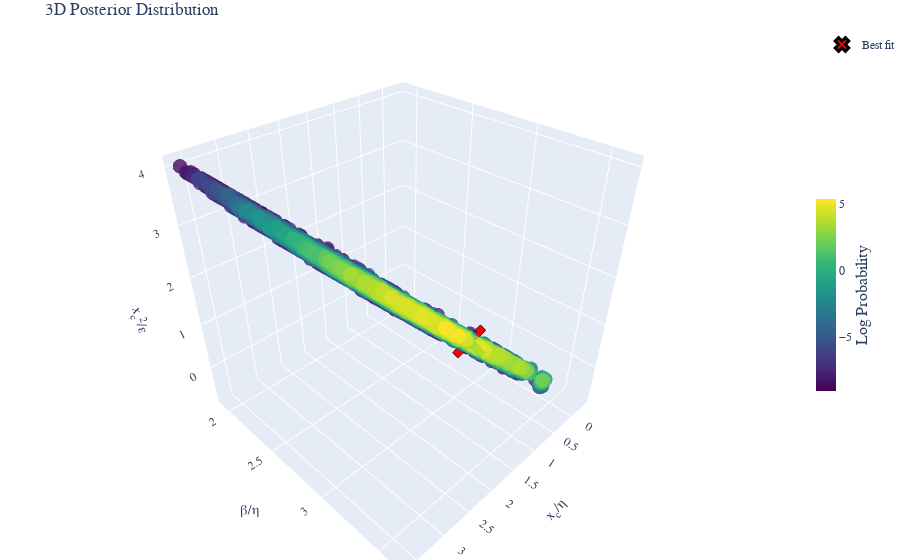

This figure's notebook cell:
### Code cell
post.bins =None
fig =post.plot_posterior3D_interactive([0,1,2],labels=["$x_c/\\eta$","$\\beta/\\eta$","$x_c^2/\\epsilon$","$x_c$","ExtH"], truths=np.log(best_theta_trans),truth_label="Best fit" )
# Save the figure using matplotlib's savefig instead of plotly's write_image
fig.show()
# Save the figure as HTML
html_file_name=file.replace('_post.csv','_3D')
html_path = os.path.join(Products_folder, 'html_3d_plots', f'{html_file_name}.html')
# Create directory if it doesn't exist
os.makedirs(os.path.dirname(html_path), exist_ok=True)
fig.write_html(html_path)

### Figure 1 — Plotly figure (JSON) as saved in the notebook; plotly's stock layout.template omitted (floating-point values rounded to 4 significant figures; data arrays with more than 128 entries replaced by an {"elided": "..."} marker saying what was removed)
{"data": [{"marker": {"color": {"elided": "5161 float values"}, "colorbar": {"len": 0.4, "thickness": 20, "title": {"font": {"size": 16}, "side": "right", "text": "Log Probability"}, "x": 1.0, "y": 0.5}, "colorscale": [[0.0, "#440154"], [0.1111, "#482878"], [0.2222, "#3e4989"], [0.3333, "#31688e"], [0.4444, "#26828e"], [0.5556, "#1f9e89"], [0.6667, "#35b779"], [0.7778, "#6ece58"], [0.8889, "#b5de2b"], [1.0, "#fde725"]], "opacity": 0.8, "size": 5}, "mode": "markers", "name": "Posterior", "scene": "scene", "showlegend": false, "type": "scatter3d", "x": {"elided": "5161 float values"}, "y": {"elided": "5161 float values"}, "z": {"elided": "5161 float values"}}, {"marker": {"color": "red", "line": {"color": "black", "width": 3}, "size": 12, "symbol": "x"}, "mode": "markers", "name": "Best fit", "scene": "scene", "showlegend": true, "type": "scatter3d", "x": [0.811], "y": [3.03], "z": [0.4566]}], "layout": {"font": {"family": "Computer Modern"}, "margin": {"b": 0, "l": 0, "r": 0, "t": 30}, "scene": {"aspectmode": "cube", "xaxis": {"exponentformat": "e", "showexponent": "all", "title": {"font": {"size": 14}, "text": "x<sub>c</sub>/η"}}, "yaxis": {"exponentformat": "e", "showexponent": "all", "title": {"font": {"size": 14}, "text": "β/η"}}, "zaxis": {"exponentformat": "e", "showexponent": "all", "title": {"font": {"size": 14}, "text": "x<sub>c</sub><sup>2</sup>/ε"}}}, "title": {"text": "3D Posterior Distribution"}}}
